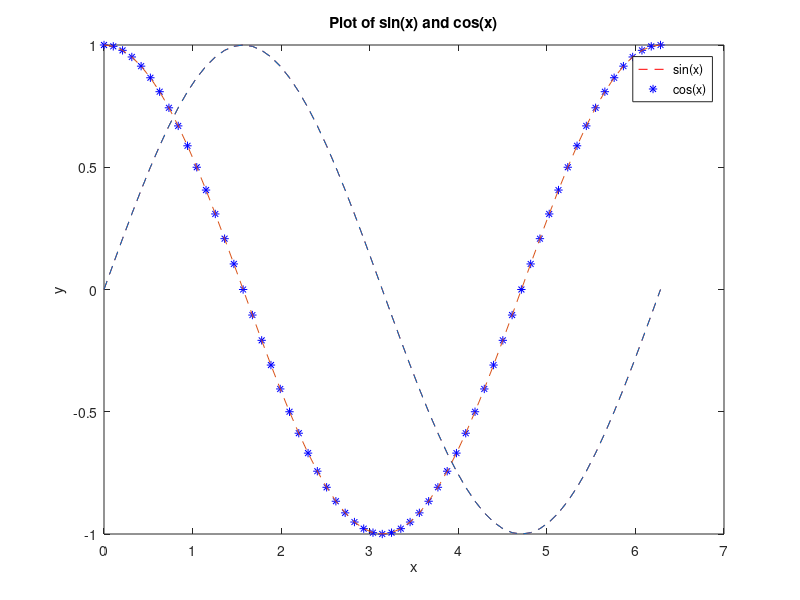

Write MATLAB code to recreate this figure. (Note: this script raises an error after producing the figure.)
%using plot command for multiple plots 
x = 0:pi/30:2*pi;
y = sin(x);
z = cos(x);

plot(x, y, '--r')
hold on 
plot(x, z, 'b*')
xlabel('x')
ylabel('y')
title('Plot of sin(x) and cos(x)')
legend('sin(x)', 'cos(x)')


%using plot command for single plot
x = 0:pi/30:2*pi;
y = sin(x);
z = cos(x);


data = [y; z];


plot(x, data, '--')
xlabel('x')
ylabel('y')
title('Plot of sin(x) and cos(x)')
legend('sin(x)', 'cos(x)')
hold on 

%using ezplot command to plot
syms x; % define x as a symbolic variable
n = 1;
y = 3 * cos(n * x);

ezplot(y, [0, 2*pi]) 
xlabel('x')
ylabel('y')
title('Plot Part 3 of Ex.3')
legend('f(x)')
hold on
